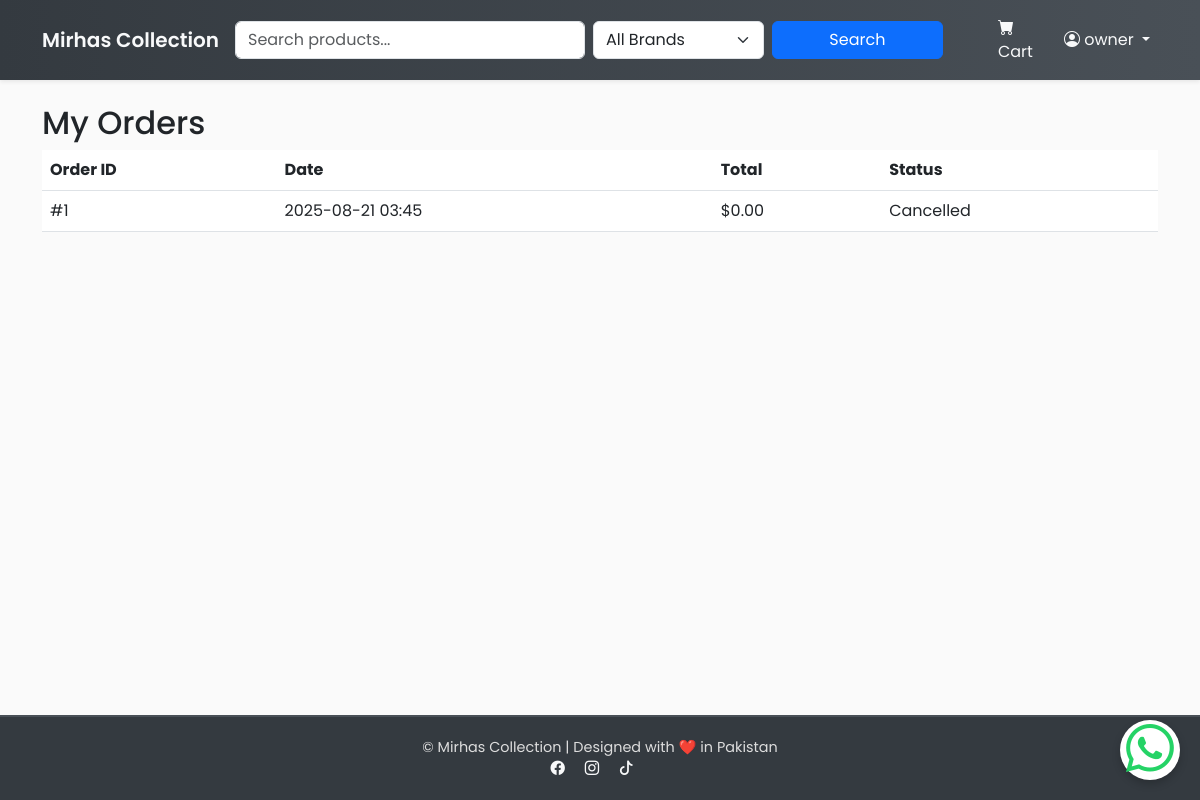
/my-orders/ (signed in), run on the app's committed database.
### store/models.py (models this page shows, shortened)
class Order(models.Model):
    STATUS_CHOICES = [
        ("Pending", "Pending"),
        ("Confirmed", "Confirmed"),
        ("Shipped", "Shipped"),
        ("Delivered", "Delivered"),
        ("Cancelled", "Cancelled"),
    ]
    PAYMENT_METHOD_CHOICES = [
        ("COD", "Cash on Delivery"),
    ]
    user = models.ForeignKey(User, on_delete=models.SET_NULL, null=True, blank=True)
    full_name = models.CharField(max_length=100, blank=True, null=True)
    phone_number = models.CharField(max_length=15, blank=True, null=True)
    city = models.CharField(max_length=50, blank=True, null=True)
    province = models.CharField(max_length=50, blank=True, null=True)
    shipping_address = models.TextField(blank=True, null=True)
    payment_method = models.CharField(
        max_length=10, choices=PAYMENT_METHOD_CHOICES, default="COD"
    )
    status = models.CharField(
        max_length=20, choices=STATUS_CHOICES, default="Pending"
    )
    total_amount = models.DecimalField(
        max_digits=10, decimal_places=2, default=0
    )
    created_at = models.DateTimeField(auto_now_add=True)
    class Meta:
        ordering = ['-created_at']

### store/views.py (the view)
# urls.py: path('my-orders/', views.my_orders, name='my_orders'),
@login_required
def my_orders(request):
    orders = Order.objects.filter(user=request.user).order_by('-created_at')
    return render(request, 'store/my_orders.html', {'orders': orders})

### store/templates/store/my_orders.html
{% extends 'base.html' %}
{% block content %}
<h2>My Orders</h2>
{% if orders %}
    <table class="table">
        <thead>
            <tr>
                <th>Order ID</th>
                <th>Date</th>
                <th>Total</th>
                <th>Status</th>
            </tr>
        </thead>
        <tbody>
        {% for order in orders %}
            <tr>
                <td>#{{ order.id }}</td>
                <td>{{ order.created_at|date:"Y-m-d H:i" }}</td>
                <td>${{ order.total_amount }}</td>
                <td>{{ order.status }}</td>
            </tr>
        {% endfor %}
        </tbody>
    </table>
{% else %}
    <p>You have not placed any orders yet.</p>
{% endif %}
{% endblock %}

### templates/base.html (shortened to what this page needs)
<!doctype html>
<html lang="en">
<head>
    <link href="https://cdn.jsdelivr.net/npm/bootstrap@5.3.0/dist/css/bootstrap.min.css" rel="stylesheet">
    <link rel="stylesheet" href="https://cdn.jsdelivr.net/npm/bootstrap-icons@1.11.3/font/bootstrap-icons.css">
</head>
<body>
    <nav class="navbar navbar-expand-lg navbar-dark shadow-sm sticky-top">
        <div class="container">
            <a class="navbar-brand" href="{% url 'product_list' %}">Mirhas Collection</a>
            <div class="collapse navbar-collapse" id="mainNav">
                <form method="get" class="d-lg-flex my-2 my-lg-0 w-100 me-lg-4">
                    <div class="row g-2 w-100">
                        <div class="col-12 col-md-5 col-lg-6">
                            <input type="text" name="q" value="{{ request.GET.q }}" class="form-control" placeholder="Search products...">
                        </div>
                        <div class="col-12 col-md-4 col-lg-3">
                            <select name="category" class="form-select">
                                <option value="">All Brands</option>
                            </select>
                        </div>
                        <div class="col-12 col-md-3 col-lg-3">
                            <button class="btn btn-primary w-100">Search</button>
                        </div>
                    </div>
                </form>
                <ul class="navbar-nav align-items-center">
                    <li class="nav-item">
                        <a class="nav-link" href="{% url 'view_cart' %}">
                            <i class="bi bi-cart-fill"></i> Cart
                        </a>
                    </li>
                    {% if user.is_authenticated %}
                        <li class="nav-item dropdown">
                            <a class="nav-link dropdown-toggle" href="#" role="button" data-bs-toggle="dropdown">
                                <i class="bi bi-person-circle"></i>
                                {{ user.get_full_name|default:user.username }}
                            </a>
                        </li>
                    {% endif %}
                </ul>
            </div>
        </div>
    </nav>
    <main class="container my-4">
        {% block content %}{% endblock %}
    </main>
    <footer>
        <div class="container">
            <p>&copy; {{ now|date:"Y" }} Mirhas Collection | Designed with ❤️ in Pakistan</p>
            <p>
                <a href="https://www.facebook.com/profile.php?id=61578627212676" class="text-light me-3"><i class="bi bi-facebook"></i></a>
                <a href="https://www.instagram.com/mirhas_collection71/" class="text-light me-3"><i class="bi bi-instagram"></i></a>
                <a href="https://www.tiktok.com/@mirhas_collection7?_t=ZS-90b3Y8Qh5JQ&_r=1" class="text-light me-3"><i class="bi bi-tiktok"></i></a>
            </p>
        </div>
    </footer>
    <a href="https://wa.me/923417296117"
       target="_blank"
       style="position: fixed; bottom: 20px; right: 20px; z-index: 1000; font-size: 3rem; color: #25D366; background-color: white; border-radius: 50%; width: 60px; height: 60px; display: flex; align-items: center; justify-content: center; box-shadow: 0 4px 8px rgba(0,0,0,0.2);">
        <i class="bi bi-whatsapp"></i>
    </a>
</body>
</html>

### templates/base.html (style rules this page uses)
body { font-family: 'Poppins', sans-serif; display: flex; flex-direction: column; min-height: 100vh; background-color: #fafafa; }
main { flex: 1; }
.navbar { background: linear-gradient(90deg, #343a40, #495057); }
.navbar-brand { font-weight: 600; color: #f8f9fa !important; }
.navbar-nav .nav-link { color: #f8f9fa !important; margin-left: 15px; transition: 0.3s; }
footer { background: #343a40; color: #ddd; padding: 20px 0; text-align: center; border-top: 2px solid #495057; }
footer p { margin: 0; font-size: 0.9rem; }

### data on the page
Order: id "1", created_at "2025-08-21 03:45", total_amount "0.00", status "Cancelled"

### other printed values
{{ user.get_full_name|default:user.username }} "owner"
